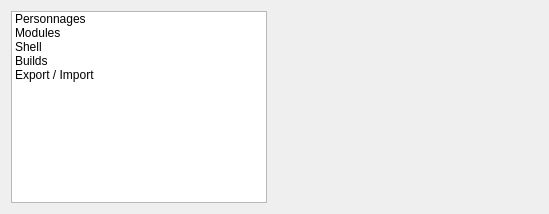
<?xml version="1.0" encoding="UTF-8"?>
<ui version="4.0">
 <class>MainWindow</class>
 <widget class="QWidget" name="MainWindow">
  <property name="windowTitle">
   <string>Etheria Optimizer</string>
  </property>
  <layout class="QHBoxLayout" name="horizontalLayoutMain">
   <item>
    <widget class="QListWidget" name="sidebar">
     <property name="maximumWidth">
      <number>150</number>
     </property>
     <item><property name="text"><string>Personnages</string></property></item>
     <item><property name="text"><string>Modules</string></property></item>
     <item><property name="text"><string>Shell</string></property></item>
     <item><property name="text"><string>Builds</string></property></item>
     <item><property name="text"><string>Export / Import</string></property></item>
    </widget>
   </item>
   <item>
    <widget class="QStackedWidget" name="mainStack">
     <property name="currentIndex">
      <number>0</number>
     </property>

     <!-- Onglet Personnages -->
     <widget class="QWidget" name="tabCharacters">
      <!-- Rempli dynamiquement -->
     </widget>

     <!-- Onglet Modules -->
     <widget class="QWidget" name="tabModules">
      <!-- Rempli dynamiquement par uic.loadUi(module_tab.ui, self.tabModules) -->
     </widget>

     <!-- Onglet Shell -->
     <widget class="QWidget" name="tabShell">
      <!-- Rempli dynamiquement par uic.loadUi(shell_tab.ui, self.tabShell) -->
     </widget>

     <!-- Onglet Builds -->
     <widget class="QWidget" name="tabBuilds">
      <layout class="QVBoxLayout" name="layoutBuilds">
       <item>
        <widget class="QLabel" name="labelBuildsPlaceholder">
         <property name="text">
          <string>Module d'optimisation à venir...</string>
         </property>
        </widget>
       </item>
      </layout>
     </widget>

     <!-- Onglet Export / Import -->
     <widget class="QWidget" name="tabExport">
      <layout class="QVBoxLayout" name="layoutExport">
       <item>
        <widget class="QLabel" name="labelExportPlaceholder">
         <property name="text">
          <string>Options d'exportation et d'importation à venir...</string>
         </property>
        </widget>
       </item>
      </layout>
     </widget>

    </widget>
   </item>
  </layout>
 </widget>
 <resources/>
 <connections/>
</ui>
